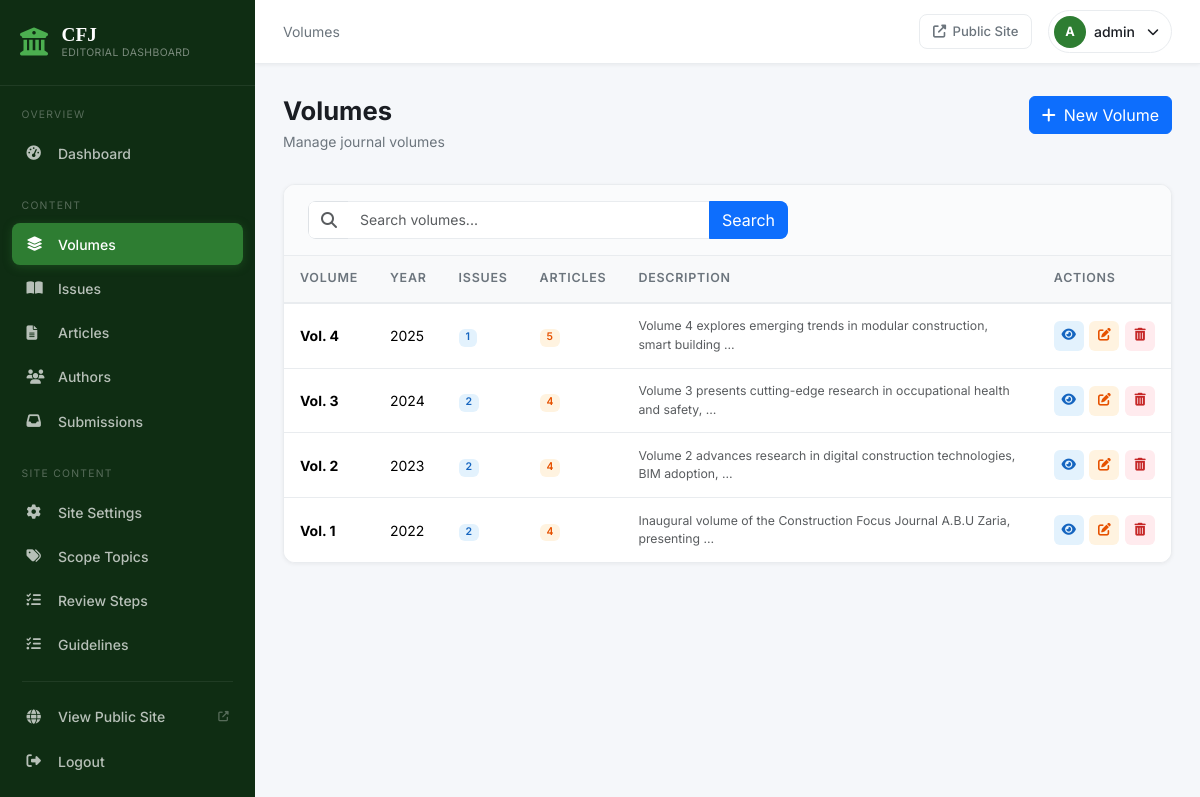
/dashboard/volumes/ (signed in), run on an earlier commit of the app's database.
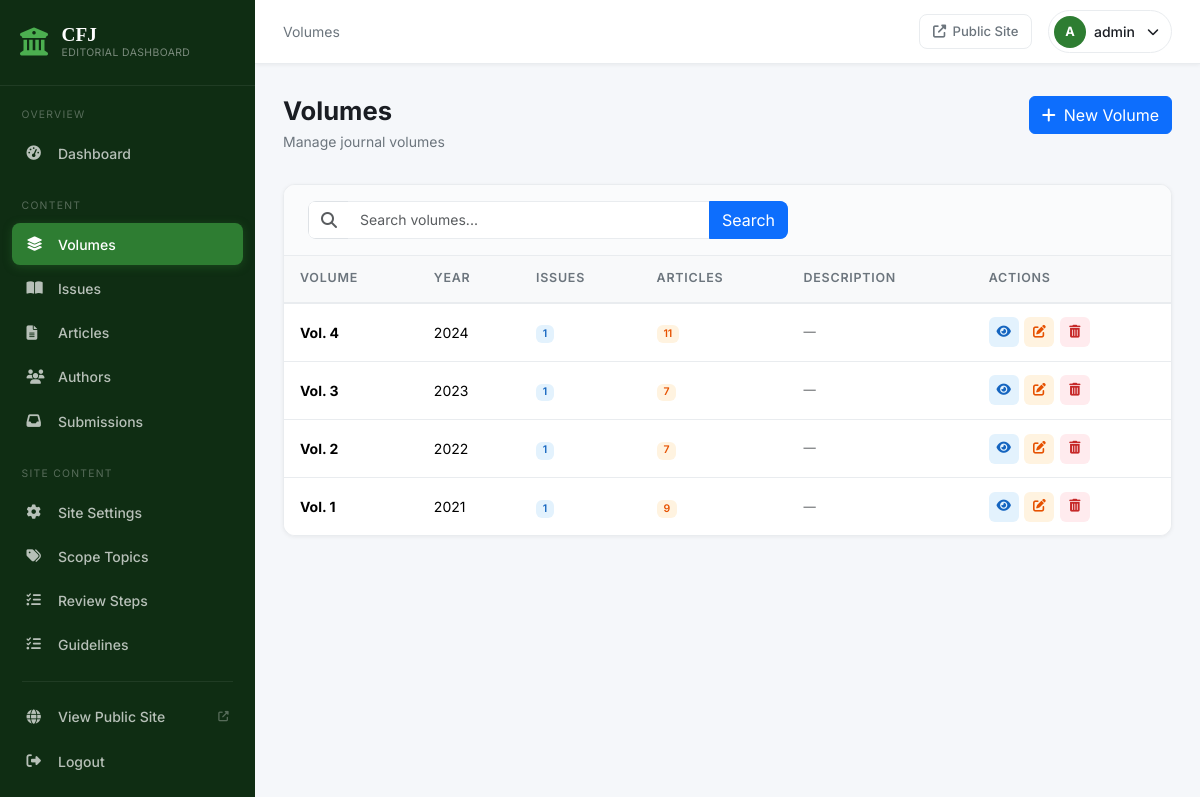
And on a later commit of the database.
### website/models.py (models this page shows, shortened)
class Volume(models.Model):
    volume_number = models.PositiveIntegerField(unique=True)
    year = models.PositiveIntegerField()
    description = models.TextField(blank=True)
    class Meta:
        ordering = ['-volume_number']
    def get_absolute_url(self):
        return reverse('website:volume_detail', kwargs={'volume_number': self.volume_number})

### src/views.py (the view)
# urls.py: path('volumes/', views.volume_list, name='volume_list'),
@login_required
def volume_list(request):
    query = request.GET.get('q', '').strip()
    qs = Volume.objects.prefetch_related('issues')
    if query:
        qs = qs.filter(
            Q(volume_number__icontains=query) | Q(year__icontains=query) | Q(description__icontains=query)
        )
    paginator = Paginator(qs, 15)
    return render(request, 'src/volumes/list.html', {
        'volumes': paginator.get_page(request.GET.get('page')),
        'query': query,
    })

### src/context_processors.py (called while the page is built)
def pending_submissions_count(request):
    if not request.path.startswith('/dashboard/') or not request.user.is_authenticated:
        return {}
    return {
        'pending_submissions_count': Submission.objects.filter(status=Submission.STATUS_PENDING).count(),
    }

### website/context_processors.py (called while the page is built)
def site_settings(request):
    return {'site_settings': SiteSettings.load()}

### website/models.py (called while the page is built)
    @classmethod
    def load(cls):
        obj, _ = cls.objects.get_or_create(pk=1)
        return obj

### templates/src/volumes/list.html (shortened to what this page needs)
{% extends 'src/base.html' %}
{% block breadcrumb %}Volumes{% endblock %}
{% block content %}
<div class="page-header">
  <div>
    <h1 class="page-title">Volumes</h1>
    <p class="page-subtitle">Manage journal volumes</p>
  </div>
  <a href="{% url 'src:volume_create' %}" class="btn btn-primary">
    <i class="fas fa-plus me-2"></i>New Volume
  </a>
</div>
<div class="dash-card">
  <div class="dash-card-header">
    <form class="search-form" action="" method="get">
      <div class="input-group">
        <span class="input-group-text"><i class="fas fa-search text-muted"></i></span>
        <input type="text" name="q" class="form-control" placeholder="Search volumes..."
               value="{{ query }}">
        <button type="submit" class="btn btn-primary">Search</button>
      </div>
    </form>
  </div>
  <div class="dash-card-body p-0">
    {% if volumes %}
    <div class="table-responsive">
      <table class="table dash-table mb-0">
        <thead>
          <tr>
            <th>Volume</th>
            <th>Year</th>
            <th>Issues</th>
            <th>Articles</th>
            <th>Description</th>
            <th>Actions</th>
          </tr>
        </thead>
        <tbody>
          {% for volume in volumes %}
          <tr>
            <td><strong>Vol. {{ volume.volume_number }}</strong></td>
            <td>{{ volume.year }}</td>
            <td>
              <span class="badge badge-volume">{{ volume.issues.count }}</span>
            </td>
            <td>
              <span class="badge badge-article">{{ volume.articles.count }}</span>
            </td>
            <td class="text-muted small">
              {{ volume.description|truncatewords:10|default:"—" }}
            </td>
            <td>
              <div class="table-actions">
                <a href="{{ volume.get_absolute_url }}" class="table-action-btn view" target="_blank" title="View">
                  <i class="fas fa-eye"></i>
                </a>
                <a href="{% url 'src:volume_edit' volume.pk %}" class="table-action-btn edit" title="Edit">
                  <i class="fas fa-edit"></i>
                </a>
                <a href="{% url 'src:volume_delete' volume.pk %}" class="table-action-btn delete" title="Delete">
                  <i class="fas fa-trash-alt"></i>
                </a>
              </div>
            </td>
          </tr>
          {% endfor %}
        </tbody>
      </table>
    </div>
    {% endif %}
  </div>
</div>
{% endblock %}

What changed in the data, as far as the page shows it:
removed Volume: volume_number "4", year "2025", issues.count "1", articles.count "5", description "Volume 4 explores emerging trends in modular construction, smart building …"
removed Volume: volume_number "3", year "2024", issues.count "2", articles.count "4", description "Volume 3 presents cutting-edge research in occupational health and safety, …"
removed Volume: volume_number "2", year "2023", issues.count "2", articles.count "4", description "Volume 2 advances research in digital construction technologies, BIM adoption, …"
removed Volume: volume_number "1", year "2022", issues.count "2", articles.count "4", description "Inaugural volume of the Construction Focus Journal A.B.U Zaria, presenting …"
added Volume: volume_number "4", year "2024", issues.count "1", articles.count "11", description "—"
added Volume: volume_number "3", year "2023", issues.count "1", articles.count "7", description "—"
added Volume: volume_number "2", year "2022", issues.count "1", articles.count "7", description "—"
added Volume: volume_number "1", year "2021", issues.count "1", articles.count "9", description "—"
